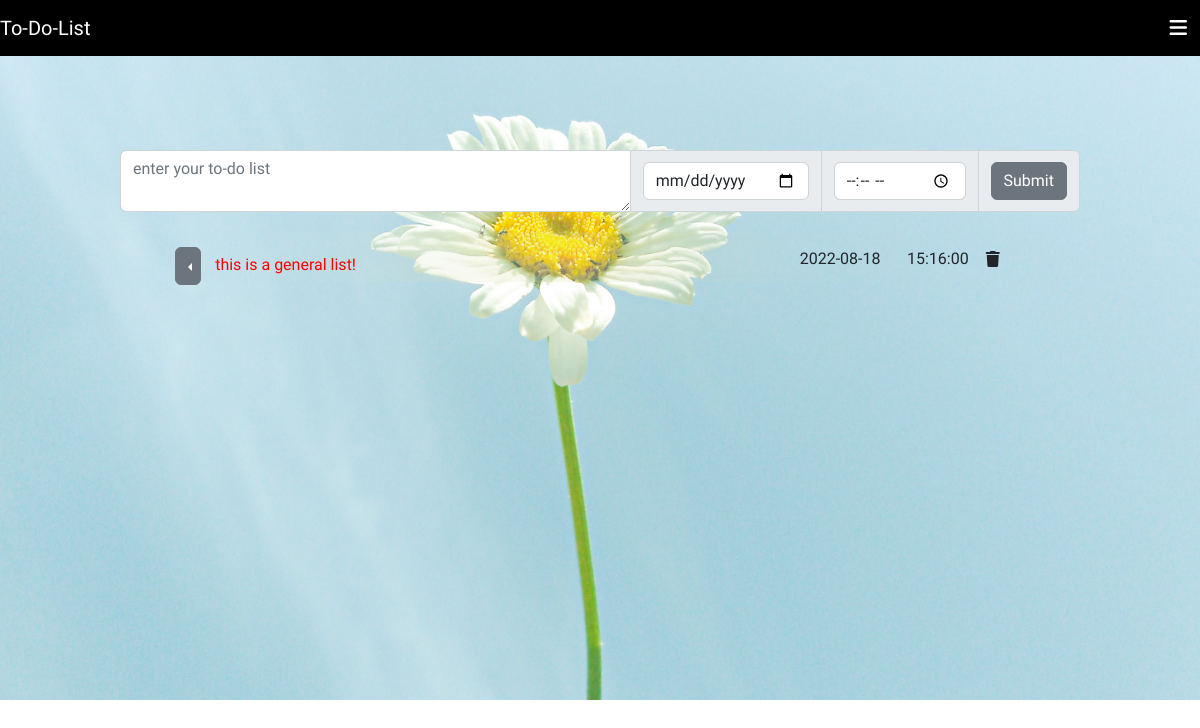
Before: / with the older database file.
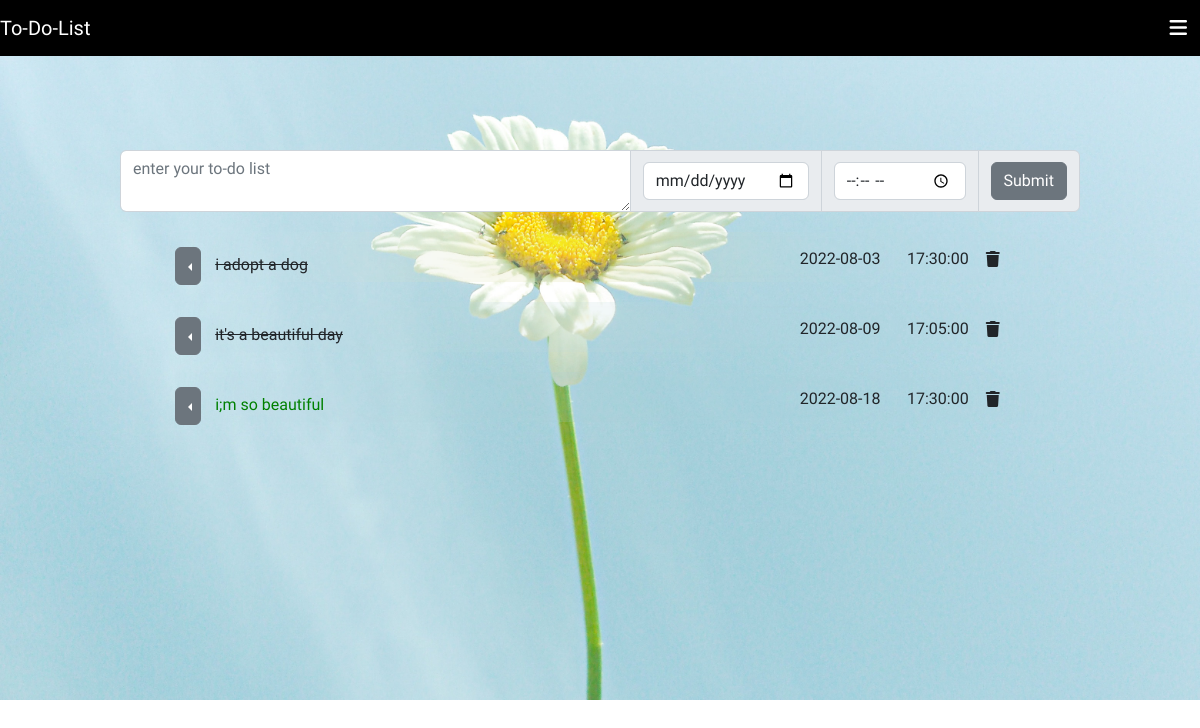
After: the same page with the newer database file.
### main.py (models this page shows)
class database(db.Model):
    __tablename__ = 'todo'
    id = db.Column(db.Integer,nullable=False,primary_key=True)
    date = db.Column(db.String,nullable=False)
    todo = db.Column(db.String,nullable=False)
    time = db.Column(db.String,nullable=False)
    date_n = db.Column(db.Integer,nullable=False)
    time_n = db.Column(db.Integer,nullable=False)
    font_color = db.Column(db.String)

### main.py (the view, shortened to what this page needs)
@app.route('/',methods=['POST','GET'])
def home():
    global green_list,red_list
    form = todo_form()
    all_forms = database.query.order_by(database.date_n,database.time_n).all()
    return render_template('index.html', form=form, todo_lists=all_forms,color_form=color_form(),black=color_database.query.get(1).black,green=color_database.query.get(1).green,red=color_database.query.get(1).red,today_date = int(str(datetime.datetime.today().date()).replace('-','')),today_time=float(str(datetime.datetime.today().time()).replace(':','')))

### main.py
class todo_form(FlaskForm):
    date = DateField(label='Date',validators= [validators.DataRequired()])
    todo = TextAreaField(label='todo',validators=[validators.DataRequired()])
    time = TimeField(label='time',validators=[validators.DataRequired()])
    submit = SubmitField()

class color_form(FlaskForm):
    green = StringField(label='Green')
    red = StringField(label='Red')
    black = StringField(label='Black')
    submit = SubmitField()

### templates/index.html (shortened to what this page needs)
{% extends 'bootstrap/base.html' %}
{% import 'bootstrap/wtf.html' as wtf %}
{% block head %}
<head>
    <link href="https://cdn.jsdelivr.net/npm/bootstrap@5.2.0/dist/css/bootstrap.min.css" rel="stylesheet">
</head>
{% endblock %}
{% block body %}
<body>
<div class="container-fluid">
        <nav class="navbar text-white  fixed-top" style="font-family: 'Merienda', cursive;background:black;">
        <a class="navbar-brand text-white" style="font-size:20px;" href="{{url_for('home')}}">To-Do-List</a>
        <button class="navbar-toggler" data-bs-target="#menu" data-bs-toggle="collapse"> <i class="fa-solid fa-bars" style="color:white;font-size:20px;"></i></button>
        </nav>
</div>
    <div style="font-family: 'Merienda', cursive;height:700px;background-image:url('../static/bg2.jpg');background-repeat:no-repeat;background-position:center;background-size:cover;">
        <form novalidate style="width:80%;margin:0 auto;" action="{{url_for('home')}}" method="post">
            <div class="input-group" style="padding-top:150px;">
                {{form.todo(class='form-control',placeholder='enter your to-do list')}}
                <span class="input-group-text">{{form.date(class='form-control')}}</span>
                <span class="input-group-text">{{form.time(class='form-control')}}</span>
                <span class="input-group-text">{{form.submit(class='btn btn-secondary')}}</span>
            </div>
        <ul>
            {% if todo_lists: %}
                {% for a in todo_lists: %}
                    <li style="padding-top:15px;font-family: 'Merienda', cursive;position:relative;backdrop-filter:blur(100px);width:95%;height:50px;margin:20px auto;list-style:none">
                        <div class="dropdown dropstart" style="display:inline-block;">
                          <button style="width:20px;" class="btn btn-secondary dropdown-toggle" type="button" data-bs-toggle="dropdown" ></button>
                        </div>
                        {% if today_date > a.date_n: %}
                            <span style="padding-left:10px;text-decoration:line-through">{{a.todo}}</span><span style="position:absolute;right:20%;">{{a.date}}</span> <span style="position:absolute;right:10%;">{{a.time}}</span><button name="delete" value="{{a.id}}" style="position:absolute;right:5%;padding-top:0px;" class="btn"><i class="fas fa-trash"></i></button>
                        {% elif a.font_color == 'green':%}
                            <span style="padding-left:10px;color:green">{{a.todo}}</span><span style="position:absolute;right:20%;">{{a.date}}</span> <span style="position:absolute;right:10%;">{{a.time}}</span><button name="delete" value="{{a.id}}" style="position:absolute;right:5%;padding-top:0px;" class="btn"><i class="fas fa-trash"></i></button>
                        {% elif a.font_color == 'red' :%}
                            <span style="padding-left:10px;color:red">{{a.todo}}</span><span style="position:absolute;right:20%;">{{a.date}}</span> <span style="position:absolute;right:10%;">{{a.time}}</span><button name="delete" value="{{a.id}}" style="position:absolute;right:5%;padding-top:0px;" class="btn"><i class="fas fa-trash"></i></button>
                        {% endif %}
                    </li>
                {% endfor %}
            {%  endif %}
        </ul>
        </form>
    </div>
</body>
{% endblock %}

Changed rows visible on the page:
removed database: todo "this is a general list!", date "2022-08-18", time "15:16:00", {{ a.id }} 1 (drawn)
added database: todo "i adopt a dog", date "2022-08-03", time "17:30:00", {{ a.id }} 4 (drawn)
added database: todo "it's a beautiful day", date "2022-08-09", time "17:05:00", {{ a.id }} 3 (drawn)
added database: todo "i;m so beautiful", date "2022-08-18", time "17:30:00", {{ a.id }} 5 (drawn)
